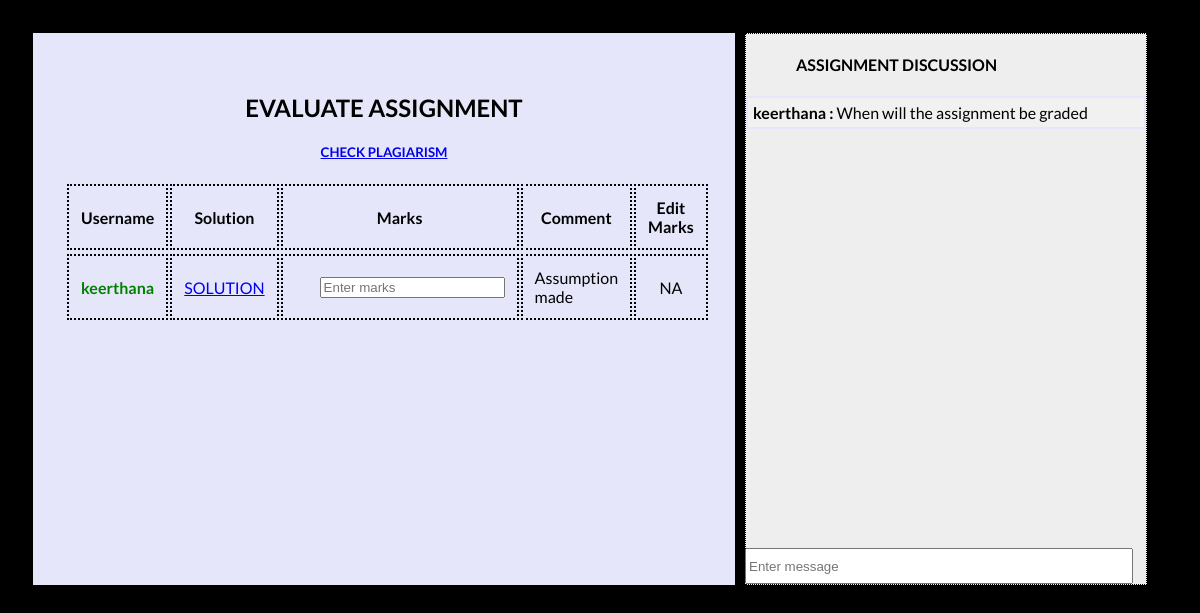
/assignment/8907 (signed in), run on the app's committed database.
### assignments/models.py (models this page shows)
class Submissions(models.Model):
    id=models.IntegerField(primary_key=True)
    code=  models.IntegerField()
    student_name= models.ForeignKey(User, on_delete=models.CASCADE,blank=True)
    solution_file=  models.FileField(upload_to='solutions/')
    marks= models.IntegerField(null=True)
    comment= models.TextField(null=True)
    is_copied= models.BooleanField(null=True)
    submission_time=models.DateField(default=datetime.now)

class AssignmentDiscussion(models.Model):
    id=models.IntegerField(primary_key=True)
    code=  models.IntegerField()
    student_name= models.ForeignKey(User, on_delete=models.CASCADE,blank=True)
    message_time=  models.DateTimeField(default=datetime.now, blank=True)
    message= models.TextField()

### assignments/views.py (the view)
# urls.py: path('assignment/<int:id>', assignment_views.assignmentDetail, name='assignment_detail'),
@login_required
def assignmentDetail(request,id):
    assign= Assignment.objects.get(code=id)
    submissions= Submissions.objects.filter(code=id)
    messages= AssignmentDiscussion.objects.filter(code=id).order_by('message_time')
    context={
        'assign':assign,
        'submissions':submissions,
        'messages':messages
    }
    return render(request,'assignments/assignment_detail.html',context)

### assignments/templates/assignments/assignment_detail.html (shortened to what this page needs)
{%load static%}
<!DOCTYPE html>
<html>
   <head>
      <link rel="stylesheet" href="{% static 'assignments/assets/css/grade.css' %}">
   </head>
   <body>
      <div class="flex-container">
         <div class="container" >
            <h2>
               EVALUATE ASSIGNMENT
               <h5>
                  <a  href="{% url 'check_plagiarism' assign.code%}" >
                     <center>CHECK PLAGIARISM</center>
                  </a>
               </h5>
            </h2>
            <table>
               <thead>
                  <tr>
                     <th>Username</th>
                     <th>Solution</th>
                     <th>Marks </th>
                     <th>Comment </th>
                     <th> Edit Marks</th>
               </thead>
               <tbody>
                  {% for submission in submissions %}
                  <tr>
                     {% if not submission.marks%}
                     <td>
                        {% if submission.is_copied %}
                        <b style="color:#AF0000">{{submission.student_name}}</b>
                        {% elif submission.submission_time <= assign.deadline %}
                        <b style="color:green">{{submission.student_name}}</b>
                        {% elif submission.submission_time > assign.deadline %}
                        <b style="color:green">{{submission.student_name}}</b>
                        <i style="color:#AF0000">(late)</i>
                        {% endif %}
                     </td>
                     <td>
                        <a href="{{submission.solution_file.url}}"> SOLUTION</a>
                     </td>
                     <td>
                        <form method="GET" action="{% url 'grade' submission.id %}" >
                           <input type="text" name="marks" value="{{request.GET.marks}}"   placeholder="Enter marks" style="margin-left:25px" "margin-top:15px" >
                        </form>
                     </td>
                     <td>
                        {{submission.comment}}
                     </td>
                     <td>
                        <center> NA</center>
                     </td>
                     {%endif%}
                  </tr>
                  {%endfor%}
               </tbody>
            </table>
         </div>
         <div>
            <div class="chat">
              <h4 style="margin-left:50px;"> ASSIGNMENT DISCUSSION</h4>
               {% for message in messages %}
               <div class="msg">
                  <b>{{message.student_name }} : </b>
                  {{message.message}}
               </div>
               {% endfor %}
               <div style="height:40px"></div>
            </div>
            <div class="chat-box">
               <form method="GET" action="{% url 'submit-message' assign.code %}" >
                  <input type="text" name="message" value="{{request.GET.message}}"   placeholder="Enter message"  class="chat-input">
               </form>
            </div>
         </div>
      </div>
   </body>
</html>

### assignments/static/assignments/assets/css/grade.css (style rules this page uses)
body { background-color: black; padding: 25px; }
.flex-container { display: flex; }
.container { width: 720px; min-height: 200px; flex: 1; max-height: 550px; overflow-x: hidden; overflow-y: scroll; padding-left: 32px; padding-right: 32px; padding-top: 40px; padding-bottom: 40px; background-color: lavender; font-family: Lato; }
.container h2 { text-align: center; }
table { margin: 0 auto; }
td, th { padding: 12px; border: 2px dotted; }
.chat { background-color: #eee; width: 400px; height: 550px; border: 1px dotted black; overflow-x: hidden; overflow-y: scroll; float: right; margin-right: 20px; margin-left: 10px; font-family: Lato; }
.chat-box { position: fixed; margin-top: 515px; font-family: Lato; }
.chat-input { height: 30px; width: 380px; margin-left: 10px; }
.msg { padding: 5px; border: 2px solid lavender; background-color: #f1f1f1; }

### data on the page
Submissions: student_name "keerthana", comment "Assumption made"
AssignmentDiscussion: student_name "keerthana", message "When will the assignment be graded"
